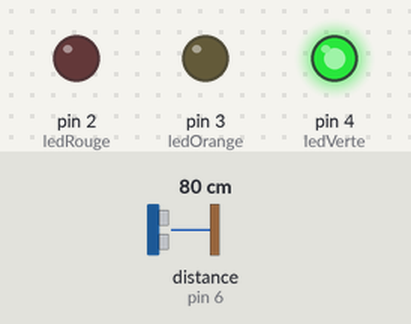
The sketch below on a simulated Arduino Uno, built with avr-gcc and run on an emulated ATmega328P. Parts: output pins drawn as LEDs (lit = HIGH). Wiring (inferred from the names in the program): ultrasonic range finder: trigger pin 7; echo pin 6. The inputs (shaded band) are chosen by the test bench; at power-on: distance to the obstacle (sensor on pin 6) 80 cm. The echo pulse lasts 58.3 µs per cm; pins used as bus, display or sensor lines are not drawn; what the sketch prints to the serial monitor is not drawn.

Above: at 2.5 s.
At 6.0 s:
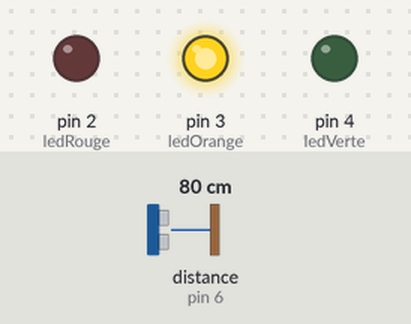
At 9.5 s:
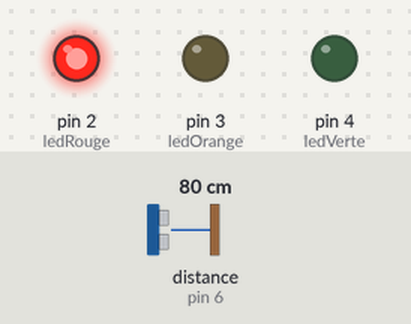
Timing chart, 0 to 15.6 s (numbered marks = the images above):
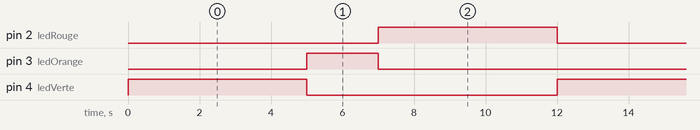

Measured:
- by itself, pin 2 (ledRouge), pin 4 (ledVerte): alternates HIGH for 5.0 s and LOW for 7.0 s
- by itself, pin 3 (ledOrange): alternates HIGH for 2.0 s and LOW for 10.0 s
- by itself, everything shown: repeats every 12.0 s, in 3 steps

The sketch:

fantabulous_snicket1.ino
```cpp
// Définition des broches pour les LEDs
const int ledVerte = 4;
const int ledOrange = 3;
const int ledRouge = 2;

// Définition des broches pour le capteur à ultrasons
const int trigPin = 7;  // Broche TRIG
const int echoPin = 6;  // Broche ECHO

// Variables pour le capteur
long duration;
int distance;

void setup() {
  // Configuration des broches LEDs
  pinMode(ledVerte, OUTPUT);
  pinMode(ledOrange, OUTPUT);
  pinMode(ledRouge, OUTPUT);

  // Configuration des broches du capteur
  pinMode(trigPin, OUTPUT);
  pinMode(echoPin, INPUT);

  // Initialisation de la communication série pour débogage
  Serial.begin(9600);
}

void loop() {
  // Mesure de la distance avec le capteur
  digitalWrite(trigPin, LOW);
  delayMicroseconds(2);
  digitalWrite(trigPin, HIGH);
  delayMicroseconds(10);
  digitalWrite(trigPin, LOW);

  duration = pulseIn(echoPin, HIGH);
  distance = duration * 0.034 / 2; // Distance en cm

  Serial.print("Distance: ");
  Serial.println(distance);

  // Feu vert : prolongé si un véhicule est détecté (< 50 cm)
  digitalWrite(ledVerte, HIGH);
  digitalWrite(ledOrange, LOW);
  digitalWrite(ledRouge, LOW);

  if (distance < 50) {
    delay(8000); // Prolonge le feu vert si véhicule détecté
  } else {
    delay(5000); // Durée normale
  }

  // Feu orange
  digitalWrite(ledVerte, LOW);
  digitalWrite(ledOrange, HIGH);
  digitalWrite(ledRouge, LOW);
  delay(2000);

  // Feu rouge
  digitalWrite(ledVerte, LOW);
  digitalWrite(ledOrange, LOW);
  digitalWrite(ledRouge, HIGH);
  delay(5000);
}
```
